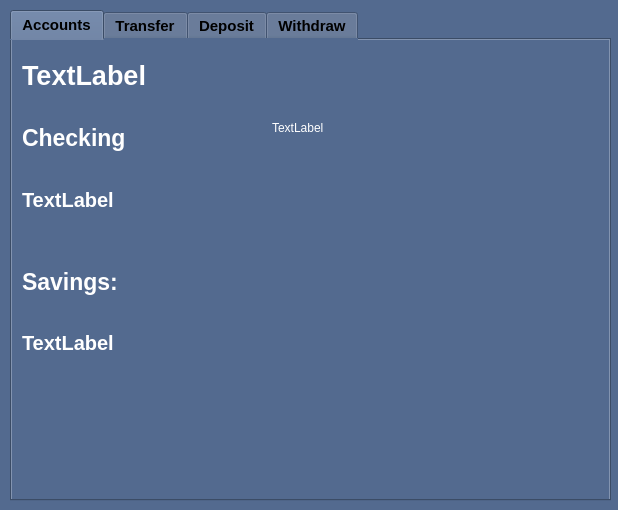
<?xml version="1.0" encoding="UTF-8"?>
<ui version="4.0">
 <class>BankAccount</class>
 <widget class="QWidget" name="BankAccount">
  <property name="geometry">
   <rect>
    <x>0</x>
    <y>0</y>
    <width>618</width>
    <height>510</height>
   </rect>
  </property>
  <property name="maximumSize">
   <size>
    <width>618</width>
    <height>16777215</height>
   </size>
  </property>
  <property name="windowTitle">
   <string>Form</string>
  </property>
  <property name="styleSheet">
   <string notr="true">QWidget {
background-color: #536A8F;
}

QLabel {
color: white;
}</string>
  </property>
  <widget class="QTabWidget" name="tabWidget">
   <property name="geometry">
    <rect>
     <x>10</x>
     <y>10</y>
     <width>601</width>
     <height>491</height>
    </rect>
   </property>
   <property name="font">
    <font>
     <pointsize>11</pointsize>
     <bold>true</bold>
    </font>
   </property>
   <property name="styleSheet">
    <string notr="true">text {
color: white;
}</string>
   </property>
   <property name="currentIndex">
    <number>0</number>
   </property>
   <widget class="QWidget" name="tabAccounts">
    <attribute name="title">
     <string>Accounts</string>
    </attribute>
    <widget class="QWidget" name="verticalLayoutWidget">
     <property name="geometry">
      <rect>
       <x>10</x>
       <y>70</y>
       <width>160</width>
       <height>261</height>
      </rect>
     </property>
     <layout class="QVBoxLayout" name="verticalLayout">
      <item>
       <widget class="QLabel" name="lblType0">
        <property name="font">
         <font>
          <pointsize>17</pointsize>
          <bold>true</bold>
         </font>
        </property>
        <property name="text">
         <string>Checking</string>
        </property>
       </widget>
      </item>
      <item>
       <widget class="QLabel" name="lblBalance0">
        <property name="font">
         <font>
          <pointsize>15</pointsize>
          <bold>true</bold>
         </font>
        </property>
        <property name="text">
         <string>TextLabel</string>
        </property>
       </widget>
      </item>
      <item>
       <layout class="QVBoxLayout" name="verticalLayout_2"/>
      </item>
      <item>
       <spacer name="horizontalSpacer">
        <property name="orientation">
         <enum>Qt::Orientation::Horizontal</enum>
        </property>
        <property name="sizeHint" stdset="0">
         <size>
          <width>40</width>
          <height>20</height>
         </size>
        </property>
       </spacer>
      </item>
      <item>
       <layout class="QVBoxLayout" name="verticalLayout_3"/>
      </item>
      <item>
       <widget class="QLabel" name="lblType1">
        <property name="font">
         <font>
          <pointsize>17</pointsize>
          <bold>true</bold>
         </font>
        </property>
        <property name="text">
         <string>Savings: </string>
        </property>
       </widget>
      </item>
      <item>
       <widget class="QLabel" name="lblBalance1">
        <property name="font">
         <font>
          <pointsize>15</pointsize>
          <bold>true</bold>
         </font>
        </property>
        <property name="text">
         <string>TextLabel</string>
        </property>
       </widget>
      </item>
     </layout>
    </widget>
    <widget class="QLabel" name="lblName">
     <property name="geometry">
      <rect>
       <x>10</x>
       <y>20</y>
       <width>401</width>
       <height>31</height>
      </rect>
     </property>
     <property name="font">
      <font>
       <pointsize>20</pointsize>
       <bold>true</bold>
      </font>
     </property>
     <property name="styleSheet">
      <string notr="true">QLabel {
color: white;
}</string>
     </property>
     <property name="text">
      <string>TextLabel</string>
     </property>
    </widget>
    <widget class="QLabel" name="lblActNum">
     <property name="geometry">
      <rect>
       <x>260</x>
       <y>80</y>
       <width>151</width>
       <height>16</height>
      </rect>
     </property>
     <property name="text">
      <string>TextLabel</string>
     </property>
    </widget>
   </widget>
   <widget class="QWidget" name="tabTransfer">
    <attribute name="title">
     <string>Transfer</string>
    </attribute>
    <widget class="QTextEdit" name="txtAmt">
     <property name="geometry">
      <rect>
       <x>240</x>
       <y>250</y>
       <width>104</width>
       <height>31</height>
      </rect>
     </property>
     <property name="styleSheet">
      <string notr="true">QTextEdit {
background-color: white;
}</string>
     </property>
    </widget>
    <widget class="QLabel" name="lblAmount">
     <property name="geometry">
      <rect>
       <x>130</x>
       <y>250</y>
       <width>101</width>
       <height>31</height>
      </rect>
     </property>
     <property name="font">
      <font>
       <pointsize>14</pointsize>
       <bold>true</bold>
      </font>
     </property>
     <property name="text">
      <string>Amount: $</string>
     </property>
    </widget>
    <widget class="QWidget" name="verticalLayoutWidget_4">
     <property name="geometry">
      <rect>
       <x>30</x>
       <y>40</y>
       <width>221</width>
       <height>201</height>
      </rect>
     </property>
     <layout class="QVBoxLayout" name="verticalLayout_4">
      <item>
       <widget class="QLabel" name="lblTransferFrom">
        <property name="font">
         <font>
          <pointsize>16</pointsize>
          <bold>true</bold>
         </font>
        </property>
        <property name="text">
         <string>Transfer From: </string>
        </property>
       </widget>
      </item>
      <item>
       <spacer name="horizontalSpacer_3">
        <property name="orientation">
         <enum>Qt::Orientation::Horizontal</enum>
        </property>
        <property name="sizeHint" stdset="0">
         <size>
          <width>40</width>
          <height>20</height>
         </size>
        </property>
       </spacer>
      </item>
      <item>
       <widget class="QLabel" name="lblTransferTo">
        <property name="font">
         <font>
          <pointsize>16</pointsize>
          <bold>true</bold>
         </font>
        </property>
        <property name="text">
         <string>Transfer To: </string>
        </property>
       </widget>
      </item>
     </layout>
     <zorder>lblTransferFrom</zorder>
     <zorder>lblTransferTo</zorder>
     <zorder>horizontalSpacer_3</zorder>
    </widget>
    <widget class="QWidget" name="verticalLayoutWidget_5">
     <property name="geometry">
      <rect>
       <x>250</x>
       <y>60</y>
       <width>191</width>
       <height>161</height>
      </rect>
     </property>
     <layout class="QVBoxLayout" name="verticalLayout_5">
      <item>
       <widget class="QComboBox" name="cbFrom">
        <property name="maximumSize">
         <size>
          <width>160</width>
          <height>16777215</height>
         </size>
        </property>
        <property name="styleSheet">
         <string notr="true">QComboBox {
background-color: white;
}</string>
        </property>
       </widget>
      </item>
      <item>
       <spacer name="horizontalSpacer_2">
        <property name="orientation">
         <enum>Qt::Orientation::Horizontal</enum>
        </property>
        <property name="sizeHint" stdset="0">
         <size>
          <width>40</width>
          <height>20</height>
         </size>
        </property>
       </spacer>
      </item>
      <item>
       <widget class="QComboBox" name="cbTo">
        <property name="maximumSize">
         <size>
          <width>160</width>
          <height>16777215</height>
         </size>
        </property>
        <property name="styleSheet">
         <string notr="true">QComboBox {
background-color: white;
}</string>
        </property>
       </widget>
      </item>
     </layout>
    </widget>
    <widget class="QWidget" name="horizontalLayoutWidget">
     <property name="geometry">
      <rect>
       <x>270</x>
       <y>280</y>
       <width>160</width>
       <height>80</height>
      </rect>
     </property>
     <layout class="QHBoxLayout" name="horizontalLayout">
      <item>
       <widget class="QPushButton" name="submitTransfer">
        <property name="styleSheet">
         <string notr="true">QPushButton {
background-color: white;
}</string>
        </property>
        <property name="text">
         <string>Transfer</string>
        </property>
       </widget>
      </item>
      <item>
       <widget class="QPushButton" name="cancelTransfer">
        <property name="styleSheet">
         <string notr="true">QPushButton {
background-color: white;
}</string>
        </property>
        <property name="text">
         <string>Cancel</string>
        </property>
       </widget>
      </item>
     </layout>
    </widget>
    <widget class="QLabel" name="lblAmount_2">
     <property name="geometry">
      <rect>
       <x>350</x>
       <y>250</y>
       <width>81</width>
       <height>31</height>
      </rect>
     </property>
     <property name="font">
      <font>
       <pointsize>14</pointsize>
       <bold>true</bold>
      </font>
     </property>
     <property name="text">
      <string>.00</string>
     </property>
    </widget>
   </widget>
   <widget class="QWidget" name="tabDeposit">
    <attribute name="title">
     <string>Deposit</string>
    </attribute>
    <widget class="QTextEdit" name="txtDeposit">
     <property name="geometry">
      <rect>
       <x>270</x>
       <y>220</y>
       <width>131</width>
       <height>31</height>
      </rect>
     </property>
     <property name="styleSheet">
      <string notr="true">QTextEdit {
background-color: white;
}</string>
     </property>
    </widget>
    <widget class="QPushButton" name="btnSubmitDeposit">
     <property name="geometry">
      <rect>
       <x>300</x>
       <y>290</y>
       <width>131</width>
       <height>71</height>
      </rect>
     </property>
     <property name="styleSheet">
      <string notr="true">QPushButton{
background-color: white;
}</string>
     </property>
     <property name="text">
      <string>Submit</string>
     </property>
    </widget>
    <widget class="QComboBox" name="cbDeposit">
     <property name="geometry">
      <rect>
       <x>270</x>
       <y>100</y>
       <width>131</width>
       <height>22</height>
      </rect>
     </property>
    </widget>
    <widget class="QWidget" name="verticalLayoutWidget_6">
     <property name="geometry">
      <rect>
       <x>40</x>
       <y>80</y>
       <width>181</width>
       <height>181</height>
      </rect>
     </property>
     <layout class="QVBoxLayout" name="verticalLayout_6">
      <item>
       <widget class="QLabel" name="lblDepositTo">
        <property name="font">
         <font>
          <pointsize>18</pointsize>
          <bold>true</bold>
         </font>
        </property>
        <property name="text">
         <string>Deposit To:</string>
        </property>
       </widget>
      </item>
      <item>
       <spacer name="horizontalSpacer_4">
        <property name="orientation">
         <enum>Qt::Orientation::Horizontal</enum>
        </property>
        <property name="sizeHint" stdset="0">
         <size>
          <width>40</width>
          <height>20</height>
         </size>
        </property>
       </spacer>
      </item>
      <item>
       <widget class="QLabel" name="lblDepositTo_2">
        <property name="font">
         <font>
          <pointsize>16</pointsize>
          <bold>true</bold>
         </font>
        </property>
        <property name="text">
         <string>Deposit Amount:</string>
        </property>
       </widget>
      </item>
     </layout>
    </widget>
   </widget>
   <widget class="QWidget" name="tabWithdraw">
    <attribute name="title">
     <string>Withdraw</string>
    </attribute>
    <widget class="QComboBox" name="cbWithdraw">
     <property name="geometry">
      <rect>
       <x>230</x>
       <y>110</y>
       <width>171</width>
       <height>22</height>
      </rect>
     </property>
    </widget>
    <widget class="QPushButton" name="btnWithdraw">
     <property name="geometry">
      <rect>
       <x>280</x>
       <y>290</y>
       <width>151</width>
       <height>71</height>
      </rect>
     </property>
     <property name="font">
      <font>
       <pointsize>20</pointsize>
       <bold>true</bold>
      </font>
     </property>
     <property name="text">
      <string>Submit</string>
     </property>
    </widget>
    <widget class="QWidget" name="horizontalLayoutWidget_2">
     <property name="geometry">
      <rect>
       <x>240</x>
       <y>180</y>
       <width>166</width>
       <height>73</height>
      </rect>
     </property>
     <layout class="QHBoxLayout" name="horizontalLayout_2">
      <item>
       <widget class="QLabel" name="label">
        <property name="font">
         <font>
          <pointsize>20</pointsize>
          <bold>true</bold>
         </font>
        </property>
        <property name="styleSheet">
         <string notr="true">QLabel {
text-align: center;
}</string>
        </property>
        <property name="text">
         <string>$</string>
        </property>
       </widget>
      </item>
      <item>
       <widget class="QTextEdit" name="txtWithdraw">
        <property name="maximumSize">
         <size>
          <width>16777215</width>
          <height>34</height>
         </size>
        </property>
        <property name="font">
         <font>
          <pointsize>20</pointsize>
          <bold>true</bold>
         </font>
        </property>
        <property name="styleSheet">
         <string notr="true">QTextEdit {
background-color: white;
}

</string>
        </property>
       </widget>
      </item>
      <item>
       <widget class="QLabel" name="label_2">
        <property name="font">
         <font>
          <pointsize>20</pointsize>
          <bold>true</bold>
         </font>
        </property>
        <property name="styleSheet">
         <string notr="true">QLabel {
text-align: center;
}</string>
        </property>
        <property name="text">
         <string>.00</string>
        </property>
       </widget>
      </item>
     </layout>
    </widget>
    <widget class="QWidget" name="gridLayoutWidget">
     <property name="geometry">
      <rect>
       <x>50</x>
       <y>80</y>
       <width>160</width>
       <height>141</height>
      </rect>
     </property>
     <layout class="QGridLayout" name="gridLayout">
      <item row="1" column="0">
       <widget class="QLabel" name="lblWithdraw_2">
        <property name="font">
         <font>
          <pointsize>16</pointsize>
          <bold>true</bold>
         </font>
        </property>
        <property name="text">
         <string>Amount:</string>
        </property>
       </widget>
      </item>
      <item row="0" column="0">
       <widget class="QLabel" name="lblWithdraw">
        <property name="font">
         <font>
          <pointsize>14</pointsize>
          <bold>true</bold>
         </font>
        </property>
        <property name="text">
         <string>Withdraw From:</string>
        </property>
       </widget>
      </item>
     </layout>
    </widget>
   </widget>
  </widget>
 </widget>
 <resources/>
 <connections/>
</ui>
